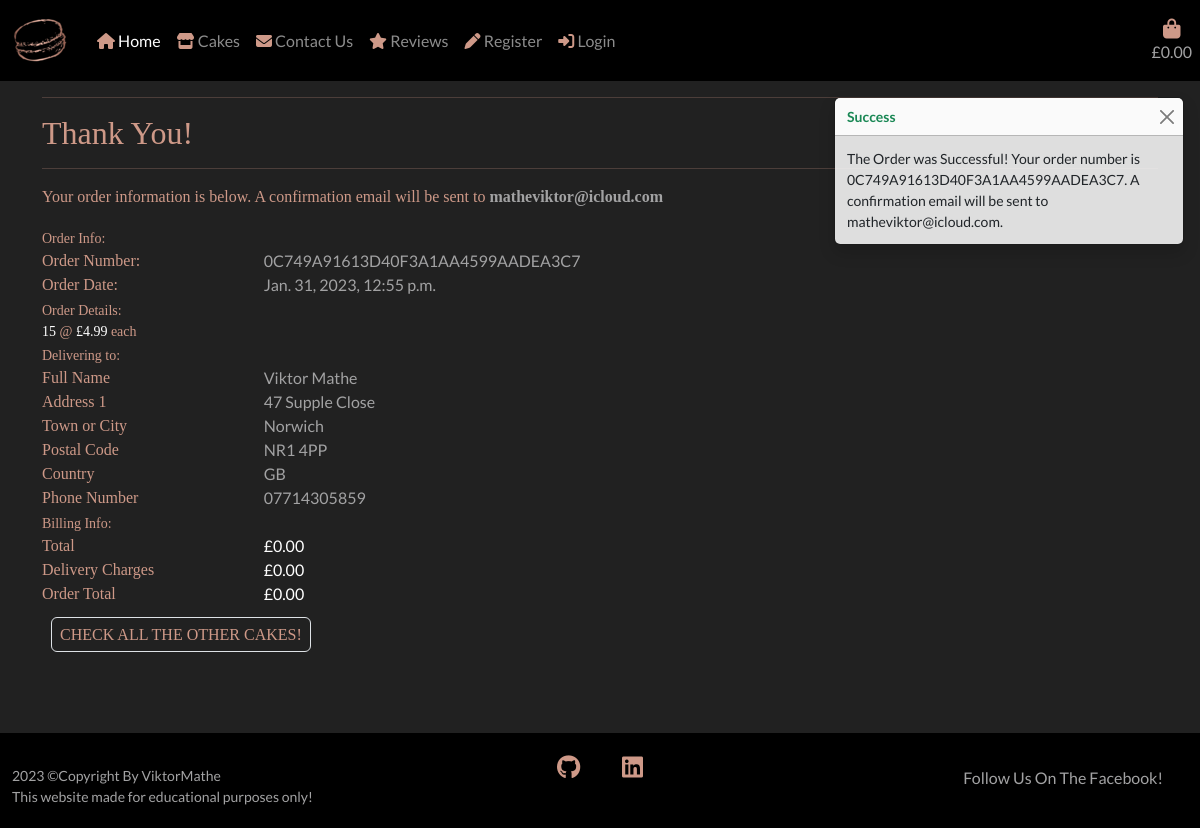
The app's page /checkout/checkout_success/0C749A91613D40F3A1AA4599AADEA3C7 with its own data.
### checkout/models.py (models this page shows, shortened)
class Checkout(models.Model):
    order_number = models.CharField(max_length=32, editable=False, null=False)
    full_name = models.CharField(max_length=64, blank=False, null=False)
    email_address = models.EmailField(max_length=254, blank=False, null=False)
    phone_number = models.CharField(max_length=24, blank=False, null=False)
    city = models.CharField(max_length=50, blank=False, null=False)
    address_1 = models.CharField(max_length=100, blank=False, null=False)
    address_2 = models.CharField(max_length=100, blank=True, null=True)
    county = models.CharField(max_length=50, blank=True, null=True)
    post_code = models.CharField(max_length=50, blank=False, null=False)
    country = CountryField(
        blank_label='Country *', blank=False, null=False)
    date = models.DateTimeField(auto_now_add=True)
    bag_total = models.DecimalField(
        max_digits=10, decimal_places=2, default=0, null=False)
    delivery = models.DecimalField(
        max_digits=6, decimal_places=2, default=0, null=False)
    order_total = models.DecimalField(
        max_digits=10, decimal_places=2, default=0, null=False)
    stripe_pid = models.CharField(
        max_length=254, blank=False, null=False, default='')
    profile = models.ForeignKey(
        Profile, on_delete=models.SET_NULL,
        null=True, blank=True, related_name='orders')

class CheckoutLine(models.Model):
    order = models.ForeignKey(
        Checkout, null=False, blank=False, on_delete=models.CASCADE,
        related_name='lineitems')
    cake = models.ForeignKey(
        Cake, null=False, blank=False, on_delete=models.CASCADE)
    quantity = models.IntegerField(null=False, blank=False, default=0)
    lineitem_total = models.DecimalField(
        max_digits=6, decimal_places=2, null=False, blank=False,
        editable=False)

### cakes/models.py (models this page shows, shortened)
class Cake(models.Model):
    category = models.ForeignKey(
        'Category', null=True, blank=True, on_delete=models.SET_NULL)
    name = models.CharField(max_length=150)
    description = models.TextField()
    flavours = models.CharField(max_length=50, null=True, blank=True)
    ingredients = models.CharField(max_length=245, null=True, blank=True)
    price = models.DecimalField(max_digits=6, decimal_places=2)
    image = models.ImageField(null=True, blank=True)

### checkout/views.py (the view, shortened to what this page needs)
# urls.py: path('checkout_success/<order_number>',
def checkout_success(request, order_number):
    save_info = request.session.get('save_info')
    order = get_object_or_404(Checkout, order_number=order_number)
    messages.success(request, f'The Order was Successful! \
        Your order number is {order_number}. A confirmation \
        email will be sent to {order.email_address}.')
    email_to = order.email_address
    subject = render_to_string(
            'confirmation_emails/email_subject.txt',
            {'order': order})
    body = render_to_string(
            'confirmation_emails/email_body.txt',
            {'order': order,
             'contact_email_address': settings.DEFAULT_FROM_EMAIL})
    send_mail(
            subject,
            body,
            settings.DEFAULT_FROM_EMAIL,
            [email_to]
            )
    if 'bag' in request.session:
        del request.session['bag']
    template = 'checkout_success.html'
    context = {
        'order': order,
    }
    return render(request, template, context)

### bag/context.py (called while the page is built, shortened)
def bag_contents(request):
    bag_contents = []
    total = 0
    cake_count = 0
    bag = request.session.get('bag', {})
    if total < settings.FREE_DELIVERY:
        delivery_fee = total * Decimal(settings.DELIVERY_PERCENTAGE/100)
        free_delivery_delta = settings.FREE_DELIVERY - total
    else:
        delivery_fee = 0
        free_delivery_delta = 0
    order_total = delivery_fee + total
    context = {
        'bag_contents': bag_contents,
        'total': total,
        'cake_count': cake_count,
        'delivery_fee': delivery_fee,
        'free_delivery': settings.FREE_DELIVERY,
        'free_delivery_delta': free_delivery_delta,
        'order_total': order_total,
    }
    return context

### checkout/templates/checkout_success.html (shortened to what this page needs)
{% extends "base.html" %}
{% load static %}
{% block content %}
<div class="remove-bg"></div>
<div class="container">
    <div class="row">
        <div class="col text">
            <hr>
            <h2>Thank You!</h2>
            <hr>
            <p class="text">Your order information is below. A confirmation email will be sent to <strong class="silver-text">{{ order.email_address }}</strong></p>
        </div>
    </div>
    <div class="row">
        <div class="col-12 col-lg-7">
            <div>
                <div class="row">
                    <div class="col">
                        <small class="text">Order Info:</small>
                    </div>
                </div>
                <div class="row">
                    <div class="col-12 col-md-4">
                        <p class="mb-0 text font-weight-bold">Order Number:</p>
                    </div>
                    <div class="col-12 col-md-8 text-md-right">
                        <p class="mb-0 silver-text">{{ order.order_number }}</p>
                    </div>
                </div>
                <div class="row">
                    <div class="col-12 col-md-4">
                        <p class="mb-0 text font-weight-bold">Order Date:</p>
                    </div>
                    <div class="col-12 col-md-8 text-md-right">
                        <p class="mb-0 silver-text">{{ order.date }}</p>
                    </div>
                </div>
                <div class="row">
                    <div class="col">
                        <small class="text">Order Details:</small>
                    </div>
                </div>
                {% for item in order.lineitems.all %}
                <div class="row">
                    <div class="col-12 col-md-8 text-md-right">
                        <p class="small mb-0 text"><span class="text-white">{{ item.quantity }}</span> @ <span class="text-white">£{{ item.cake.price }} </span>each</p>
                    </div>
                </div>
                {% endfor %}
                <div class="row">
                    <div class="col">
                        <small class="text">Delivering to:</small>
                    </div>
                </div>
                <div class="row">
                    <div class="col-12 col-md-4">
                        <p class="mb-0 text font-weight-bold">Full Name</p>
                    </div>
                    <div class="col-12 col-md-8 text-md-right">
                        <p class="mb-0 silver-text">{{ order.full_name }}</p>
                    </div>
                </div>
                <div class="row">
                    <div class="col-12 col-md-4">
                        <p class="mb-0 text font-weight-bold">Address 1</p>
                    </div>
                    <div class="col-12 col-md-8 text-md-right">
                        <p class="mb-0 silver-text">{{ order.address_1 }}</p>
                    </div>
                </div>
                <div class="row">
                    <div class="col-12 col-md-4">
                        <p class="mb-0 text font-weight-bold">Town or City</p>
                    </div>
                    <div class="col-12 col-md-8 text-md-right">
                        <p class="mb-0 silver-text">{{ order.city }}</p>
                    </div>
                </div>
                {% if order.post_code %}
                <div class="row">
                    <div class="col-12 col-md-4">
                        <p class="mb-0 text font-weight-bold">Postal Code</p>
                    </div>
                    <div class="col-12 col-md-8 text-md-right">
                        <p class="mb-0 silver-text">{{ order.post_code }}</p>
                    </div>
                </div>
                {% endif %}
                <div class="row">
                    <div class="col-12 col-md-4">
                        <p class="mb-0 text font-weight-bold">Country</p>
                    </div>
                    <div class="col-12 col-md-8 text-md-right">
                        <p class="mb-0 silver-text">{{ order.country }}</p>
                    </div>
                </div>
                <div class="row">
                    <div class="col-12 col-md-4">
                        <p class="mb-0 text font-weight-bold">Phone Number</p>
                    </div>
                    <div class="col-12 col-md-8 text-md-right">
                        <p class="mb-0 silver-text">{{ order.phone_number }}</p>
                    </div>
                </div>
                <div class="row">
                    <div class="col">
                        <small class="text">Billing Info:</small>
                    </div>
                </div>
                <div class="row">
                    <div class="col-12 col-md-4">
                        <p class="mb-0 text font-weight-bold">Total</p>
                    </div>
                    <div class="col-12 col-md-8 text-md-right">
                        <p class="mb-0 text-white">£{{ order.bag_total }}</p>
                    </div>
                </div>
                <div class="row">
                    <div class="col-12 col-md-4">
                        <p class="mb-0 text font-weight-bold">Delivery Charges</p>
                    </div>
                    <div class="col-12 col-md-8 text-md-right">
                        <p class="mb-0 text-white">£{{ order.delivery }}</p>
                    </div>
                </div>
                <div class="row">
                    <div class="col-12 col-md-4">
                        <p class="mb-0 text font-weight-bold">Order Total</p>
                    </div>
                    <div class="col-12 col-md-8 text-md-right">
                        <p class="mb-0 text-white">£{{ order.order_total }}</p>
                    </div>
                </div>
            </div>
        </div>
    </div>
    <div class="row">
        <div class="col-12 col-lg-7 text-right">
                <a href="{% url 'cakes' %}" class="btn text p-2 rounded-2 my-2">
                    <span class="text-uppercase rounded-2 border p-2 text">Check all the other Cakes!</span>
                </a>
        </div>
    </div>
</div>
{% endblock %}

### static/css/base.css (style rules this page uses)
html { height: 100%; }
body { background: url('/media/macaron_background.png') fixed center center no-repeat; background-size: cover; height: calc(100vh - 164px); font-family: 'Lato', sans-serif; }
.text { color: #ce9988; font-family: Italic; }
.remove-bg { height: 100%; width: 100%; top: 0; left: 0; position: fixed; background: #212121; z-index: -1; }
.silver-text { color: #a2a2a3; }

### records on screen
Checkout: email_address "matheviktor@icloud.com", order_number "0C749A91613D40F3A1AA4599AADEA3C7", date "Jan. 31, 2023, 12:55 p.m.", full_name "Viktor Mathe", address_1 "47 Supple Close", city "Norwich", post_code "NR1 4PP", country "GB", phone_number "07714305859", bag_total "0.00", delivery "0.00", order_total "0.00"
CheckoutLine: quantity "15", cake.price "4.99"

### other values on screen
{{ message }} "The Order was Successful! Your order number is 0C749A91613D40F3A1AA4599AADEA3C7. A confirmation email will be sent to matheviktor@icloud.com."
